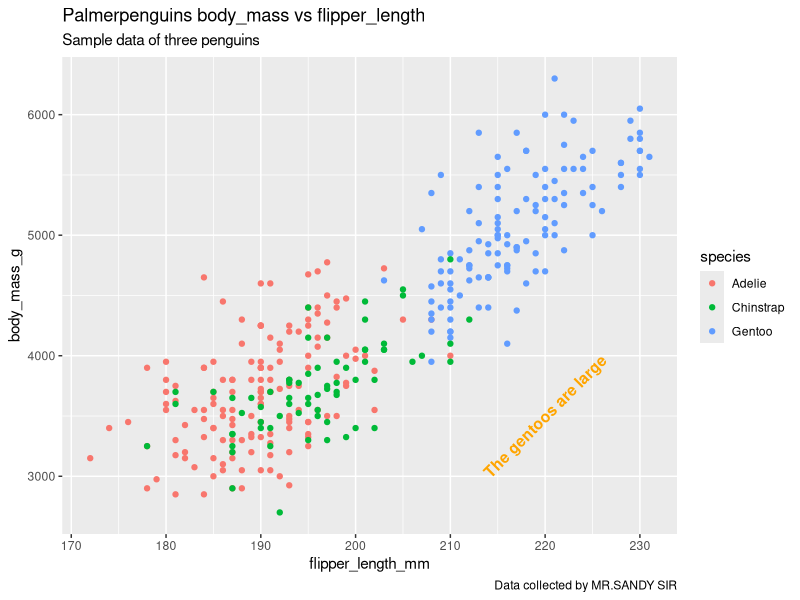
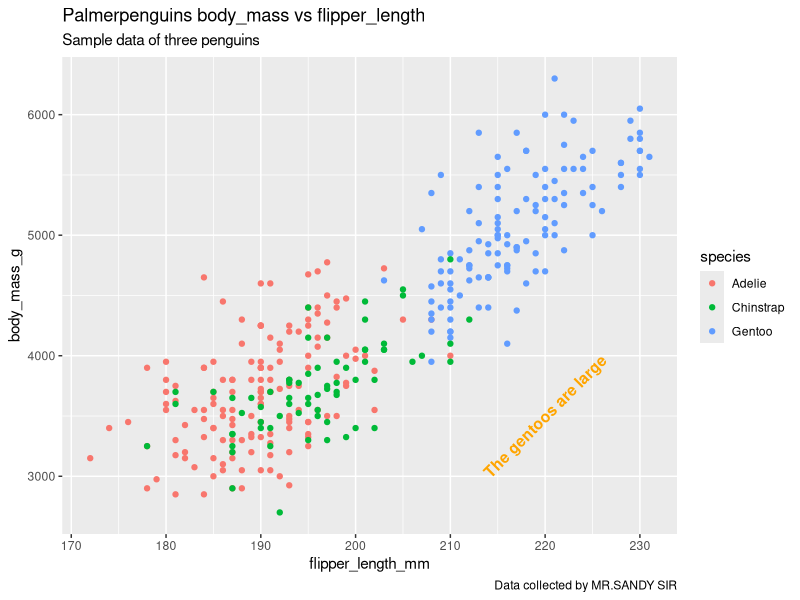

Reproduce these figures in R, in order.
install.packages('tidyverse')
library(ggplot2)
library(palmerpenguins)

ggplot(data=penguins)+
  geom_point(mapping=aes(x=flipper_length_mm,y=body_mass_g,color=species))+
  labs(title="Palmerpenguins body_mass vs flipper_length",subtitle="Sample data of three penguins",caption="Data collected by MR.SANDY SIR")+
  annotate("text",x=220,y=3500,label="The gentoos are large",color="Orange",fontface="bold",size=4,angle=45)

p <- ggplot(data=penguins)+
  geom_point(mapping=aes(x=flipper_length_mm,y=body_mass_g,color=species))+
  labs(title="Palmerpenguins body_mass vs flipper_length",subtitle="Sample data of three penguins",caption="Data collected by MR.SANDY SIR")+
  annotate("text",x=220,y=3500,label="The gentoos are large",color="Orange",fontface="bold",size=4,angle=45)

ggsave("The palmerpenguins.png")
